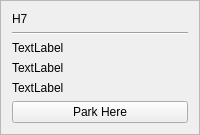
        <widget class="QFrame" name="frame_29">
         <property name="frameShape">
          <enum>QFrame::StyledPanel</enum>
         </property>
         <property name="frameShadow">
          <enum>QFrame::Plain</enum>
         </property>
         <layout class="QGridLayout" name="gridLayout_46">
          <item row="0" column="0">
           <layout class="QVBoxLayout" name="verticalLayout_45">
            <item>
             <widget class="QLabel" name="label_48">
              <property name="text">
               <string>H7</string>
              </property>
             </widget>
            </item>
            <item>
             <widget class="Line" name="line_50">
              <property name="orientation">
               <enum>Qt::Horizontal</enum>
              </property>
             </widget>
            </item>
            <item>
             <widget class="QLabel" name="h7TakenLbl">
              <property name="text">
               <string>TextLabel</string>
              </property>
             </widget>
            </item>
            <item>
             <widget class="QLabel" name="h7handLbl">
              <property name="text">
               <string>TextLabel</string>
              </property>
             </widget>
            </item>
            <item>
             <widget class="QLabel" name="takenByLblh7">
              <property name="text">
               <string>TextLabel</string>
              </property>
             </widget>
            </item>
            <item>
             <widget class="QPushButton" name="h7Btn">
              <property name="text">
               <string>Park Here</string>
              </property>
             </widget>
            </item>
           </layout>
          </item>
         </layout>
        </widget>
